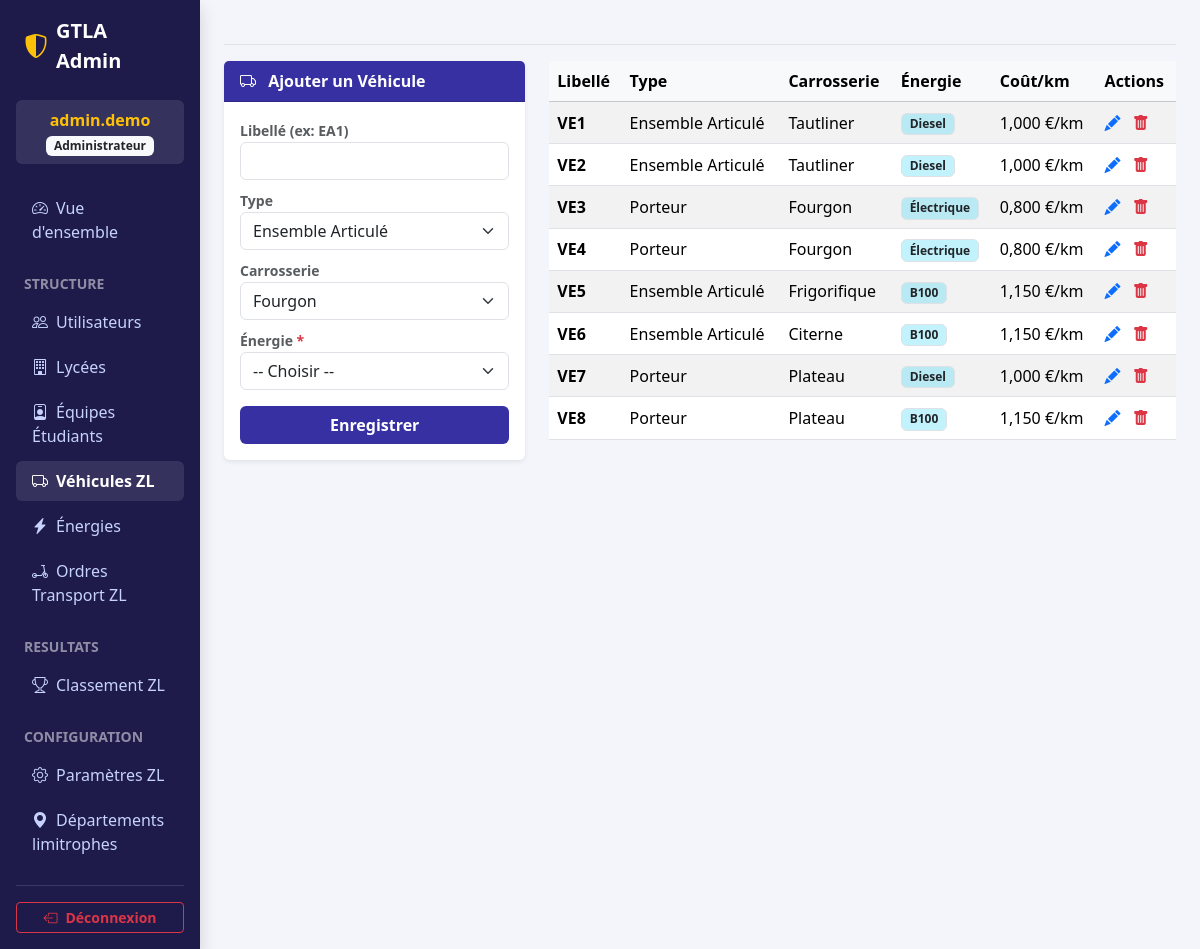
/admin/?section=vehicules (signed in), run on the app's committed database.
### tables this page shows
CREATE TABLE `zl_vehicules` (
  `id_vehicule` int(11) NOT NULL,
  `libelle` varchar(50) NOT NULL,
  `id_type` int(11) NOT NULL,
  `id_carrosserie` int(11) NOT NULL,
  `id_energie` int(11) NOT NULL
);

CREATE TABLE `ref_types_vehicule` (
  `id_type` int(11) NOT NULL,
  `libelle` varchar(50) NOT NULL
);

CREATE TABLE `ref_carrosseries` (
  `id_carrosserie` int(11) NOT NULL,
  `libelle` varchar(50) NOT NULL
);

CREATE TABLE `ref_energies` (
  `id_energie` int(11) NOT NULL,
  `libelle` varchar(30) NOT NULL,
  `cout_km` decimal(6,3) NOT NULL
);

### admin/includes/vehicules.php (the view, shortened to what this page needs)
<?php
$vehicules = $pdo->query("
    SELECT v.*, t.libelle as type_vehicule, c.libelle as type_carrosserie, re.libelle as libelle_energie, re.cout_km
    FROM zl_vehicules v
    JOIN ref_types_vehicule t ON v.id_type = t.id_type
    JOIN ref_carrosseries c ON v.id_carrosserie = c.id_carrosserie
    LEFT JOIN ref_energies re ON v.id_energie = re.id_energie
    ORDER BY v.libelle ASC
")->fetchAll();
$types = $pdo->query("SELECT * FROM ref_types_vehicule")->fetchAll();
$carrosseries = $pdo->query("SELECT * FROM ref_carrosseries")->fetchAll();
$energies = $pdo->query("SELECT * FROM ref_energies ORDER BY libelle")->fetchAll();
$edit_v = null;
?>
<div class="row g-4">
    <div class="col-md-4">
        <div class="card border-0 shadow-sm">
            <div class="card-header bg-admin-header text-white fw-bold">
                <?= $edit_v ? '<i class="bi bi-pencil-square me-2"></i> Modifier' : '<i class="bi bi-truck me-2 me-2"></i> Ajouter' ?> un Véhicule
            </div>
            <div class="card-body">
                <form action="actions.php?action=save_vehicule" method="POST">
                    <div class="mb-2">
                        <label class="small fw-bold text-muted">Libellé (ex: EA1)</label>
                        <input type="text" name="libelle" class="form-control" value="<?= htmlspecialchars($edit_v['libelle'] ?? '') ?>" required>
                    </div>
                    <div class="mb-2">
                        <label class="small fw-bold text-muted">Type</label>
                        <select name="id_type" class="form-select" required>
                            <?php foreach($types as $t): ?>
                                <option value="<?= $t['id_type'] ?>" <?= ($edit_v['id_type'] ?? 0) == $t['id_type'] ? 'selected' : '' ?>><?= htmlspecialchars($t['libelle']) ?></option>
                            <?php endforeach; ?>
                        </select>
                    </div>
                    <div class="mb-2">
                        <label class="small fw-bold text-muted">Carrosserie</label>
                        <select name="id_carrosserie" class="form-select" required>
                            <?php foreach($carrosseries as $c): ?>
                                <option value="<?= $c['id_carrosserie'] ?>" <?= ($edit_v['id_carrosserie'] ?? 0) == $c['id_carrosserie'] ? 'selected' : '' ?>><?= htmlspecialchars($c['libelle']) ?></option>
                            <?php endforeach; ?>
                        </select>
                    </div>
                    <div class="mb-3">
                        <label class="small fw-bold text-muted">Énergie <span class="text-danger">*</span></label>
                        <select name="id_energie" class="form-select" required>
                            <option value="" disabled <?= empty($edit_v['id_energie']) ? 'selected' : '' ?>>-- Choisir --</option>
                        </select>
                    </div>
                    <button type="submit" class="btn btn-indigo w-100 fw-bold" <?= empty($energies) ? 'disabled' : '' ?>>Enregistrer</button>
                </form>
            </div>
        </div>
    </div>
    <div class="col-md-8">
        <table class="table table-striped align-middle">
            <thead class="table-light">
                <tr><th>Libellé</th><th>Type</th><th>Carrosserie</th><th>Énergie</th><th>Coût/km</th><th>Actions</th></tr>
            </thead>
            <tbody>
                <?php foreach($vehicules as $v): ?>
                <tr>
                    <td class="fw-bold"><?= htmlspecialchars($v['libelle']) ?></td>
                    <td><?= htmlspecialchars($v['type_vehicule']) ?></td>
                    <td><?= htmlspecialchars($v['type_carrosserie']) ?></td>
                    <td>
                        <?php if ($v['libelle_energie']): ?>
                            <span class="badge bg-info bg-opacity-25 text-dark border"><?= htmlspecialchars($v['libelle_energie']) ?></span>
                        <?php else: ?>
                            <span class="badge bg-danger bg-opacity-25 text-danger border">Non renseignée</span>
                        <?php endif; ?>
                    </td>
                    <td><?= $v['cout_km'] !== null ? number_format($v['cout_km'], 3, ',', ' ') . ' €/km' : '—' ?></td>
                    <td>
                        <a href="?section=vehicules&edit=<?= $v['id_vehicule'] ?>" class="text-primary"><i class="bi bi-pencil-fill"></i></a>
                        <form action="actions.php" method="POST" class="d-inline" onsubmit="return confirm('Supprimer ?');">
                            <button type="submit" class="btn btn-link text-danger ms-2 p-0 border-0 align-baseline"><i class="bi bi-trash-fill"></i></button>
                        </form>
                    </td>
                </tr>
                <?php endforeach; ?>
            </tbody>
        </table>
    </div>
</div>

### admin/index.php (shortened to what this page needs)
<?php
$error = '';
$is_connected = isset($_SESSION['admin_user_id']);
$is_admin = $is_connected && ($_SESSION['admin_role'] === 'administrateur');
$is_professeur = $is_connected && ($_SESSION['admin_role'] === 'professeur');
$section = isset($_GET['section']) ? $_GET['section'] : 'dashboard';
?>
<!DOCTYPE html>
<html lang="fr">
<head>
    <link href="https://cdn.jsdelivr.net/npm/bootstrap@5.3.2/dist/css/bootstrap.min.css" rel="stylesheet">
    <link rel="stylesheet" href="https://cdn.jsdelivr.net/npm/bootstrap-icons@1.11.2/font/bootstrap-icons.min.css">
</head>
<body>
<?php if (!$is_connected): ?>
    <div class="container">
        <div class="row justify-content-center align-items-center" style="min-height: 100vh;">
            <div class="col-md-4">
                <div class="text-center mb-4">
                    <span class="fs-1 text-indigo"><i class="bi bi-shield-lock-fill"></i></span>
                    <h3 class="fw-bold text-dark mt-2">Console Administration Challenge GTLA</h3>
                    <p class="text-muted small">Espace Enseignants & Administrateurs</p>
                </div>
                <div class="card shadow-lg border-0">
                    <div class="card-body p-4">
                        <?php if($error): ?>
                            <div class="alert alert-danger py-2 small fw-bold"><i class="bi bi-exclamation-circle-fill me-2"></i><?= htmlspecialchars($error) ?></div>
                        <?php endif; ?>
                        <form method="POST">
                            <div class="mb-3">
                                <label class="form-label small fw-bold text-secondary">Identifiant de connexion</label>
                                <input type="text" name="identifiant" class="form-control" required>
                            </div>
                            <div class="mb-4">
                                <label class="form-label small fw-bold text-secondary">Mot de passe</label>
                                <input type="password" name="mot_de_passe" class="form-control" required>
                            </div>
                            <button type="submit" name="login_admin_submit" class="btn btn-indigo w-100 fw-bold py-2">Se connecter</button>
                        </form>
                    </div>
                </div>
                <div class="text-center mt-4"><a href="../index.php" class="text-secondary small text-decoration-none"><i class="bi bi-arrow-left"></i> Accès Équipe</a></div>
            </div>
        </div>
    </div>
<?php else: ?>
    <div class="container-fluid">
        <div class="row">
            <nav class="col-md-3 col-lg-2 d-md-block sidebar p-3 shadow">
                <div class="d-flex align-items-center mb-4 px-2">
                    <span class="fs-4 text-warning me-2"><i class="bi bi-shield-shaded"></i></span>
                    <span class="fw-bold fs-5 text-white">GTLA Admin</span>
                </div>
                <div class="bg-white bg-opacity-10 rounded p-2 mb-4 text-center">
                    <div class="fw-bold text-truncate text-warning"><?= htmlspecialchars($_SESSION['admin_identifiant']) ?></div>
                    <span class="badge bg-light text-dark small text-capitalize"><?= htmlspecialchars($_SESSION['admin_role']) ?></span>
                </div>
                <ul class="nav flex-column">
                    <?php if ($is_admin): ?>
                        <li class="nav-item"><a class="nav-link <?= $section === 'dashboard' ? 'active' : '' ?>" href="?section=dashboard"><i class="bi bi-speedometer2 me-2"></i>Vue d'ensemble</a></li>
                        <li class="nav-header text-white-50 small fw-bold mt-3 mb-2 px-2">STRUCTURE</li>
                        <li class="nav-item"><a class="nav-link <?= $section === 'utilisateurs' ? 'active' : '' ?>" href="?section=utilisateurs"><i class="bi bi-people me-2"></i>Utilisateurs</a></li>
                        <li class="nav-item"><a class="nav-link <?= $section === 'lycees' ? 'active' : '' ?>" href="?section=lycees"><i class="bi bi-building me-2"></i>Lycées</a></li>
                        <li class="nav-item"><a class="nav-link <?= $section === 'equipes' ? 'active' : '' ?>" href="?section=equipes"><i class="bi bi-person-badge me-2"></i>Équipes Étudiants</a></li>
                        <li class="nav-item"><a class="nav-link <?= $section === 'vehicules' ? 'active' : '' ?>" href="?section=vehicules"><i class="bi bi-truck me-2"></i>Véhicules ZL</a></li>
                        <li class="nav-item"><a class="nav-link <?= $section === 'energies' ? 'active' : '' ?>" href="?section=energies"><i class="bi bi-lightning-charge-fill me-2"></i>Énergies</a></li>
                        <li class="nav-item"><a class="nav-link <?= $section === 'ot-zl' ? 'active' : '' ?>" href="?section=ot-zl"><i class="bi bi-scooter me-2"></i>Ordres Transport ZL</a></li>
                        <li class="nav-header text-white-50 small fw-bold mt-3 mb-2 px-2">RESULTATS</li>
                        <li class="nav-item"><a class="nav-link <?= ($section === 'classement') ? 'active' : '' ?>" href="?section=classement"><i class="bi bi-trophy me-2"></i>Classement ZL</a></li>
                        <li class="nav-header text-white-50 small fw-bold mt-3 mb-2 px-2">CONFIGURATION</li>
                        <li class="nav-item"><a class="nav-link <?= $section === 'config-zl' ? 'active' : '' ?>" href="?section=config-zl"><i class="bi bi-gear me-2"></i>Paramètres ZL</a></li>
                        <li class="nav-item"><a class="nav-link <?= $section === 'departements' ? 'active' : '' ?>" href="?section=departements"><i class="bi bi-geo-alt-fill me-2"></i>Départements limitrophes</a></li>
                    <?php elseif ($is_professeur): ?>
                        <li class="nav-header text-white-50 small fw-bold mt-3 mb-2 px-2">RESULTATS</li>
                        <li class="nav-item"><a class="nav-link <?= ($section === 'classement') ? 'active' : '' ?>" href="?section=classement"><i class="bi bi-trophy me-2"></i>Classement ZL</a></li>
                    <?php endif; ?>
                </ul>
                <hr class="text-white-50"><a href="?logout=1" class="btn btn-outline-danger btn-sm w-100 fw-bold"><i class="bi bi-box-arrow-left me-2"></i>Déconnexion</a>
            </nav>
            <main class="col-md-9 ms-sm-auto col-lg-10 px-md-4 py-4">
                <div class="d-flex justify-content-between flex-wrap flex-md-nowrap align-items-center pt-1 pb-2 mb-3 border-bottom">
                </div>
                <?php
                $file = "includes/{$section}.php";
                if (file_exists($file)) {
                    if ($section === 'classement') {
                        if (isset($_SESSION['admin_role']) && in_array($_SESSION['admin_role'], ['administrateur', 'professeur'], true)) {
                            include $file;
                        } else {
                            echo '<div class="alert alert-danger m-4">Accès interdit.</div>';
                        }
                    }
                    else {
                        if (!isset($_SESSION['admin_role']) || $_SESSION['admin_role'] !== 'administrateur') {
                            echo '<div class="alert alert-danger m-4">Accès interdit : vous devez être administrateur.</div>';
                        } else {
                            include $file;
                        }
                    }
                } else {
                    include "includes/dashboard.php";
                }
                ?>
            </main>
        </div>
    </div>
<?php endif; ?>
</body>
</html>

### admin/index.php (style rules this page uses)
:root { --admin-primary: #3730a3; --admin-sidebar: #1e1b4b; --admin-light: #f4f5fa; }
body { background-color: var(--admin-light); }
.bg-admin-header { background-color: var(--admin-primary) !important; }
.sidebar { background-color: var(--admin-sidebar); min-height: 100vh; color: #e0e7ff; }
.sidebar .nav-link { color: #c7d2fe; border-radius: 6px; margin-bottom: 5px; }
.sidebar .nav-link:hover, .sidebar .nav-link.active { background-color: rgba(255, 255, 255, 0.1); color: #fff; font-weight: bold; }
.btn-indigo { background-color: var(--admin-primary); color: white; }

### data on the page
zl_vehicules: libelle "VE1", id_type.libelle "Ensemble Articulé", id_carrosserie.libelle "Tautliner", id_energie.libelle "Diesel", id_energie.cout_km "1,000"
zl_vehicules: libelle "VE2", id_type.libelle "Ensemble Articulé", id_carrosserie.libelle "Tautliner", id_energie.libelle "Diesel", id_energie.cout_km "1,000"
zl_vehicules: libelle "VE3", id_type.libelle "Porteur", id_carrosserie.libelle "Fourgon", id_energie.libelle "Électrique", id_energie.cout_km "0,800"
zl_vehicules: libelle "VE4", id_type.libelle "Porteur", id_carrosserie.libelle "Fourgon", id_energie.libelle "Électrique", id_energie.cout_km "0,800"
zl_vehicules: libelle "VE5", id_type.libelle "Ensemble Articulé", id_carrosserie.libelle "Frigorifique", id_energie.libelle "B100", id_energie.cout_km "1,150"
zl_vehicules: libelle "VE6", id_type.libelle "Ensemble Articulé", id_carrosserie.libelle "Citerne", id_energie.libelle "B100", id_energie.cout_km "1,150"
zl_vehicules: libelle "VE7", id_type.libelle "Porteur", id_carrosserie.libelle "Plateau", id_energie.libelle "Diesel", id_energie.cout_km "1,000"
zl_vehicules: libelle "VE8", id_type.libelle "Porteur", id_carrosserie.libelle "Plateau", id_energie.libelle "B100", id_energie.cout_km "1,150"

### other printed values
$_SESSION['admin_identifiant'] "admin.demo"
$_SESSION['admin_role'] "Administrateur"
form field id_type "Ensemble Articulé"
form field id_carrosserie "Fourgon"
